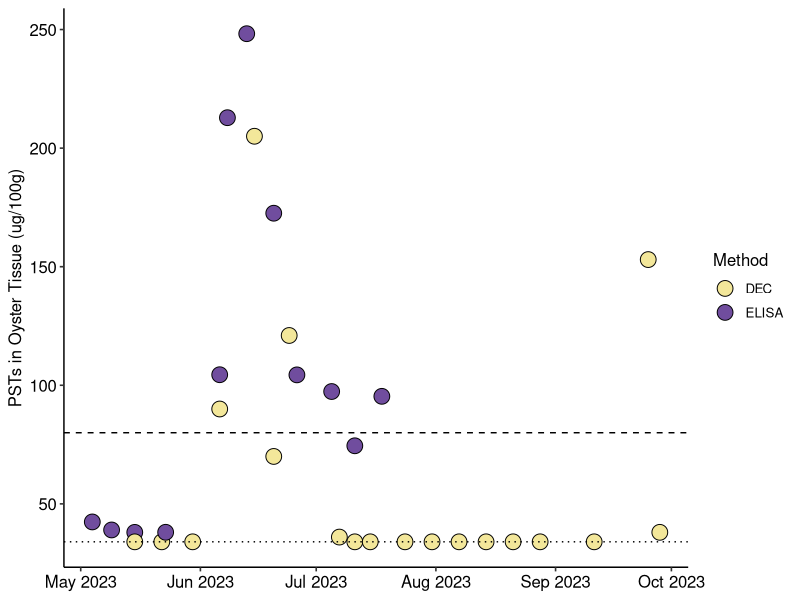
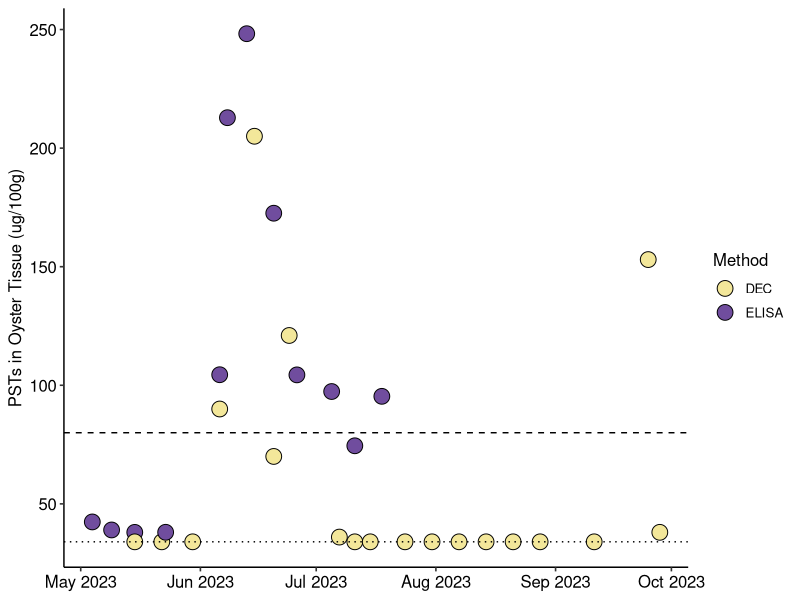

Source code (R) for these figures, in order: (Note: this script raises an error after producing the figures.)
## ---- chunk 1
knitr::opts_chunk$set(echo = TRUE)
## ---- chunk 2
#install.packages("ggplot2")
#install.packages("ggpubr")
## ---- chunk 3
library(ggplot2)
library(ggpubr)
## ---- chunk 4
oyster_psts <- read.csv("../Data/Oyster_PSTs.csv")
alex <- read.csv("../Data/Alexandrium_MicroscopeCounts.csv")
## ---- chunk 5
oyster_psts$Date <- as.Date(oyster_psts$Date, "%m/%d/%Y")
alex$Date <- as.Date(alex$Date, "%m/%d/%Y")
## ---- chunk 6
sunset_5 <- hcl.colors(5, palette = "Sunset")
## ---- chunk 7
pst_plot <- ggplot(oyster_psts, aes(x = Date, y = Tox_ug_100g, fill = Method)) +
  geom_point(size = 5, shape = 21) +
  scale_fill_manual(values = c("#F3E79A", "#704D9E")) +
  theme_pubr() +
  scale_x_date(date_breaks = "1 month", date_labels = "%b %Y") +
  labs(x = NULL, y = "PSTs in Oyster Tissue (ug/100g)") +
    theme(legend.position = "right") +
  geom_hline(yintercept = 80, linetype = "dashed") +
  geom_hline(yintercept = 34, linetype = "dotted")
pst_plot
## ---- chunk 8
jpeg("../Figures/Fig4.jpg", width = 8, height = 5, units="in", res=600)
pst_plot
## ---- chunk 9
pst_pairs <- read.csv("../Data/PST_Pairs.csv")
## ---- chunk 10
elisa_dec_corr <- ggplot(pst_pairs, aes(x = PST_ELISA_ug100g, y = PST_DEC_ug100g)) + 
  geom_point(size = 4, shape = 1) + 
  stat_poly_line(se = FALSE, size = 2, color = "black") +
  stat_poly_eq(use_label(c("R2", "p"))) +
  theme_pubr() +
  ylab("PSTs from mouse bioassay (ug/100g)") +
  xlab("PSTs from ELISA (ug/100g)") 
elisa_dec_corr
## ---- chunk 11
jpeg("../Figures/ELISA_DEC_Correlation.jpg", width = 8, height = 5, units="in", res=600)
elisa_dec_corr
## ---- chunk 12
elisa_psts <- subset(oyster_psts, Method == "ELISA")
## ---- chunk 13
elisa_alex <- merge(elisa_psts, alex, by = "Date")
## ---- chunk 14
lm_elisa_1m <- lm(elisa_alex$Tox_ug_100g ~ elisa_alex$Count_1m_L)
summary(lm_elisa_1m)
## ---- chunk 15
log_elisa_1m <- lm(elisa_alex$Tox_ug_100g ~ log(elisa_alex$Count_1m_L))
summary(log_elisa_1m)
## ---- chunk 16
exp_elisa_1m <- lm(log(elisa_alex$Tox_ug_100g) ~ elisa_alex$Count_1m_L)
summary(exp_elisa_1m)
## ---- chunk 17
quad_elisa_1m <- lm(elisa_alex$Tox_ug_100g ~ poly(elisa_alex$Count_1m_L,2))
summary(quad_elisa_1m)
## ---- chunk 18
plot_elisa_1m <- ggplot(elisa_alex, aes(Count_1m_L, Tox_ug_100g)) + geom_point() +
  stat_smooth() + 
  theme_pubr()
plot_elisa_1m
## ---- chunk 19
lm_elisa_5m <- lm(elisa_alex$Tox_ug_100g ~ elisa_alex$Count_5m_L)
summary(lm_elisa_5m)
## ---- chunk 20
plot_elisa_5m <- ggplot(elisa_alex, aes(Count_5m_L, Tox_ug_100g)) + geom_point() + geom_smooth(method = "lm") + theme_pubr()
plot_elisa_5m
